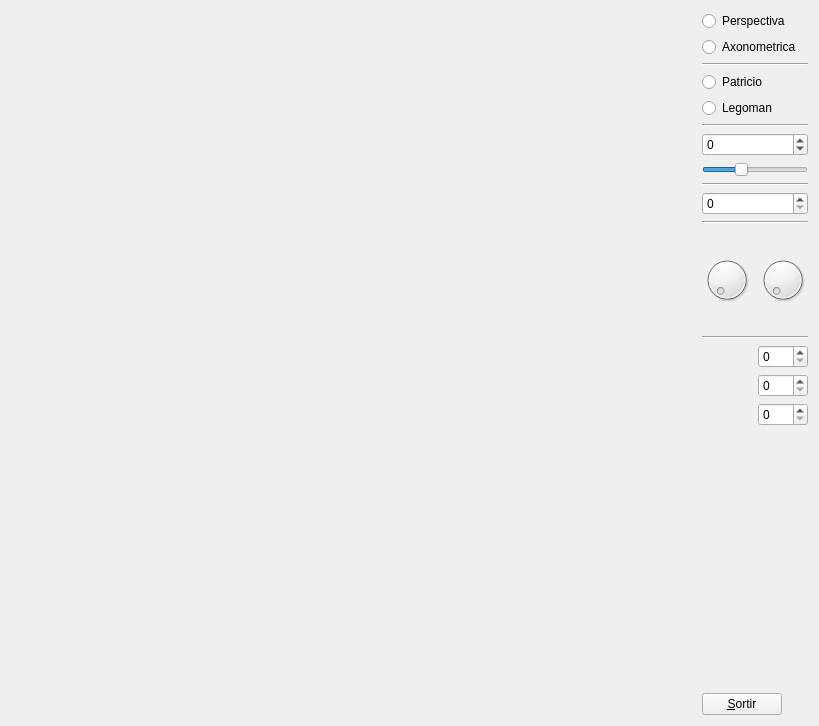
<?xml version="1.0" encoding="UTF-8"?>
<ui version="4.0">
 <class>MyForm</class>
 <widget class="QWidget" name="MyForm">
  <property name="geometry">
   <rect>
    <x>0</x>
    <y>0</y>
    <width>819</width>
    <height>726</height>
   </rect>
  </property>
  <property name="windowTitle">
   <string>Form</string>
  </property>
  <layout class="QHBoxLayout" name="horizontalLayout">
   <item>
    <widget class="MyGLWidget" name="widget" native="true">
     <property name="sizePolicy">
      <sizepolicy hsizetype="Expanding" vsizetype="Expanding">
       <horstretch>0</horstretch>
       <verstretch>0</verstretch>
      </sizepolicy>
     </property>
    </widget>
   </item>
   <item>
    <layout class="QVBoxLayout" name="verticalLayout">
     <item>
      <widget class="QRadioButton" name="radioButton">
       <property name="text">
        <string>Perspectiva</string>
       </property>
      </widget>
     </item>
     <item>
      <widget class="QRadioButton" name="radioButton_2">
       <property name="text">
        <string>Axonometrica</string>
       </property>
      </widget>
     </item>
     <item>
      <widget class="Line" name="line">
       <property name="orientation">
        <enum>Qt::Horizontal</enum>
       </property>
      </widget>
     </item>
     <item>
      <widget class="QRadioButton" name="radioButton_3">
       <property name="text">
        <string>Patricio</string>
       </property>
      </widget>
     </item>
     <item>
      <widget class="QRadioButton" name="radioButton_4">
       <property name="text">
        <string>Legoman</string>
       </property>
      </widget>
     </item>
     <item>
      <widget class="Line" name="line_2">
       <property name="orientation">
        <enum>Qt::Horizontal</enum>
       </property>
      </widget>
     </item>
     <item>
      <widget class="QSpinBox" name="spinBox">
       <property name="minimum">
        <number>-7</number>
       </property>
       <property name="maximum">
        <number>13</number>
       </property>
      </widget>
     </item>
     <item>
      <widget class="QSlider" name="horizontalSlider">
       <property name="sizePolicy">
        <sizepolicy hsizetype="Preferred" vsizetype="Preferred">
         <horstretch>0</horstretch>
         <verstretch>0</verstretch>
        </sizepolicy>
       </property>
       <property name="minimum">
        <number>-7</number>
       </property>
       <property name="maximum">
        <number>13</number>
       </property>
       <property name="orientation">
        <enum>Qt::Horizontal</enum>
       </property>
      </widget>
     </item>
     <item>
      <widget class="Line" name="line_3">
       <property name="orientation">
        <enum>Qt::Horizontal</enum>
       </property>
      </widget>
     </item>
     <item>
      <widget class="QSpinBox" name="spinBox_2"/>
     </item>
     <item>
      <widget class="Line" name="line_4">
       <property name="orientation">
        <enum>Qt::Horizontal</enum>
       </property>
      </widget>
     </item>
     <item>
      <layout class="QHBoxLayout" name="horizontalLayout_2">
       <item>
        <widget class="QDial" name="dial">
         <property name="maximum">
          <number>359</number>
         </property>
        </widget>
       </item>
       <item>
        <widget class="QDial" name="dial_2">
         <property name="maximum">
          <number>359</number>
         </property>
        </widget>
       </item>
      </layout>
     </item>
     <item>
      <widget class="Line" name="line_5">
       <property name="orientation">
        <enum>Qt::Horizontal</enum>
       </property>
      </widget>
     </item>
     <item>
      <layout class="QHBoxLayout" name="horizontalLayout_3">
       <item>
        <widget class="MyLabel" name="label">
         <property name="text">
          <string/>
         </property>
        </widget>
       </item>
       <item>
        <layout class="QVBoxLayout" name="verticalLayout_2">
         <item>
          <widget class="QSpinBox" name="spinBox_3">
           <property name="maximum">
            <number>255</number>
           </property>
          </widget>
         </item>
         <item>
          <widget class="QSpinBox" name="spinBox_4">
           <property name="maximum">
            <number>255</number>
           </property>
          </widget>
         </item>
         <item>
          <widget class="QSpinBox" name="spinBox_5">
           <property name="maximum">
            <number>255</number>
           </property>
          </widget>
         </item>
        </layout>
       </item>
      </layout>
     </item>
     <item>
      <spacer name="verticalSpacer">
       <property name="orientation">
        <enum>Qt::Vertical</enum>
       </property>
       <property name="sizeHint" stdset="0">
        <size>
         <width>20</width>
         <height>40</height>
        </size>
       </property>
      </spacer>
     </item>
     <item>
      <widget class="QPushButton" name="pushButton">
       <property name="sizePolicy">
        <sizepolicy hsizetype="Fixed" vsizetype="Fixed">
         <horstretch>0</horstretch>
         <verstretch>0</verstretch>
        </sizepolicy>
       </property>
       <property name="text">
        <string>&amp;Sortir</string>
       </property>
      </widget>
     </item>
    </layout>
   </item>
  </layout>
 </widget>
 <customwidgets>
  <customwidget>
   <class>MyGLWidget</class>
   <extends>QWidget</extends>
   <header>MyGLWidget.h</header>
   <container>1</container>
   <slots>
    <signal>angle1(int)</signal>
    <signal>angle2(int)</signal>
    <slot>camerapersp()</slot>
    <slot>cameraaxon()</slot>
    <slot>pat()</slot>
    <slot>lego()</slot>
    <slot>zoom(int)</slot>
    <slot>escala(int)</slot>
    <slot>anglex(int)</slot>
    <slot>angley(int)</slot>
    <slot>colorterra(int,int,int)</slot>
   </slots>
  </customwidget>
  <customwidget>
   <class>MyLabel</class>
   <extends>QLabel</extends>
   <header>MyLabel.h</header>
   <slots>
    <signal>color(int,int,int)</signal>
    <slot>vermell(int)</slot>
    <slot>blau(int)</slot>
    <slot>verd(int)</slot>
   </slots>
  </customwidget>
 </customwidgets>
 <resources/>
 <connections>
  <connection>
   <sender>pushButton</sender>
   <signal>clicked()</signal>
   <receiver>MyForm</receiver>
   <slot>close()</slot>
   <hints>
    <hint type="sourcelabel">
     <x>765</x>
     <y>720</y>
    </hint>
    <hint type="destinationlabel">
     <x>839</x>
     <y>529</y>
    </hint>
   </hints>
  </connection>
  <connection>
   <sender>radioButton</sender>
   <signal>clicked()</signal>
   <receiver>widget</receiver>
   <slot>camerapersp()</slot>
   <hints>
    <hint type="sourcelabel">
     <x>744</x>
     <y>22</y>
    </hint>
    <hint type="destinationlabel">
     <x>407</x>
     <y>38</y>
    </hint>
   </hints>
  </connection>
  <connection>
   <sender>radioButton_2</sender>
   <signal>clicked()</signal>
   <receiver>widget</receiver>
   <slot>cameraaxon()</slot>
   <hints>
    <hint type="sourcelabel">
     <x>750</x>
     <y>36</y>
    </hint>
    <hint type="destinationlabel">
     <x>407</x>
     <y>148</y>
    </hint>
   </hints>
  </connection>
  <connection>
   <sender>radioButton_3</sender>
   <signal>clicked()</signal>
   <receiver>widget</receiver>
   <slot>pat()</slot>
   <hints>
    <hint type="sourcelabel">
     <x>755</x>
     <y>72</y>
    </hint>
    <hint type="destinationlabel">
     <x>407</x>
     <y>77</y>
    </hint>
   </hints>
  </connection>
  <connection>
   <sender>radioButton_4</sender>
   <signal>clicked()</signal>
   <receiver>widget</receiver>
   <slot>lego()</slot>
   <hints>
    <hint type="sourcelabel">
     <x>730</x>
     <y>103</y>
    </hint>
    <hint type="destinationlabel">
     <x>407</x>
     <y>137</y>
    </hint>
   </hints>
  </connection>
  <connection>
   <sender>horizontalSlider</sender>
   <signal>valueChanged(int)</signal>
   <receiver>spinBox</receiver>
   <slot>setValue(int)</slot>
   <hints>
    <hint type="sourcelabel">
     <x>797</x>
     <y>155</y>
    </hint>
    <hint type="destinationlabel">
     <x>794</x>
     <y>121</y>
    </hint>
   </hints>
  </connection>
  <connection>
   <sender>spinBox</sender>
   <signal>valueChanged(int)</signal>
   <receiver>horizontalSlider</receiver>
   <slot>setValue(int)</slot>
   <hints>
    <hint type="sourcelabel">
     <x>813</x>
     <y>140</y>
    </hint>
    <hint type="destinationlabel">
     <x>813</x>
     <y>167</y>
    </hint>
   </hints>
  </connection>
  <connection>
   <sender>horizontalSlider</sender>
   <signal>valueChanged(int)</signal>
   <receiver>widget</receiver>
   <slot>zoom(int)</slot>
   <hints>
    <hint type="sourcelabel">
     <x>813</x>
     <y>167</y>
    </hint>
    <hint type="destinationlabel">
     <x>332</x>
     <y>200</y>
    </hint>
   </hints>
  </connection>
  <connection>
   <sender>spinBox_2</sender>
   <signal>valueChanged(int)</signal>
   <receiver>widget</receiver>
   <slot>escala(int)</slot>
   <hints>
    <hint type="sourcelabel">
     <x>757</x>
     <y>193</y>
    </hint>
    <hint type="destinationlabel">
     <x>460</x>
     <y>298</y>
    </hint>
   </hints>
  </connection>
  <connection>
   <sender>widget</sender>
   <signal>angle1(int)</signal>
   <receiver>dial</receiver>
   <slot>setValue(int)</slot>
   <hints>
    <hint type="sourcelabel">
     <x>591</x>
     <y>370</y>
    </hint>
    <hint type="destinationlabel">
     <x>738</x>
     <y>271</y>
    </hint>
   </hints>
  </connection>
  <connection>
   <sender>widget</sender>
   <signal>angle2(int)</signal>
   <receiver>dial_2</receiver>
   <slot>setValue(int)</slot>
   <hints>
    <hint type="sourcelabel">
     <x>645</x>
     <y>492</y>
    </hint>
    <hint type="destinationlabel">
     <x>797</x>
     <y>300</y>
    </hint>
   </hints>
  </connection>
  <connection>
   <sender>dial</sender>
   <signal>valueChanged(int)</signal>
   <receiver>widget</receiver>
   <slot>anglex(int)</slot>
   <hints>
    <hint type="sourcelabel">
     <x>729</x>
     <y>300</y>
    </hint>
    <hint type="destinationlabel">
     <x>682</x>
     <y>327</y>
    </hint>
   </hints>
  </connection>
  <connection>
   <sender>dial_2</sender>
   <signal>valueChanged(int)</signal>
   <receiver>widget</receiver>
   <slot>angley(int)</slot>
   <hints>
    <hint type="sourcelabel">
     <x>775</x>
     <y>307</y>
    </hint>
    <hint type="destinationlabel">
     <x>679</x>
     <y>428</y>
    </hint>
   </hints>
  </connection>
  <connection>
   <sender>spinBox_3</sender>
   <signal>valueChanged(int)</signal>
   <receiver>label</receiver>
   <slot>vermell(int)</slot>
   <hints>
    <hint type="sourcelabel">
     <x>771</x>
     <y>334</y>
    </hint>
    <hint type="destinationlabel">
     <x>736</x>
     <y>343</y>
    </hint>
   </hints>
  </connection>
  <connection>
   <sender>spinBox_4</sender>
   <signal>valueChanged(int)</signal>
   <receiver>label</receiver>
   <slot>verd(int)</slot>
   <hints>
    <hint type="sourcelabel">
     <x>780</x>
     <y>368</y>
    </hint>
    <hint type="destinationlabel">
     <x>720</x>
     <y>375</y>
    </hint>
   </hints>
  </connection>
  <connection>
   <sender>spinBox_5</sender>
   <signal>valueChanged(int)</signal>
   <receiver>label</receiver>
   <slot>blau(int)</slot>
   <hints>
    <hint type="sourcelabel">
     <x>770</x>
     <y>386</y>
    </hint>
    <hint type="destinationlabel">
     <x>736</x>
     <y>396</y>
    </hint>
   </hints>
  </connection>
  <connection>
   <sender>label</sender>
   <signal>color(int,int,int)</signal>
   <receiver>widget</receiver>
   <slot>colorterra(int,int,int)</slot>
   <hints>
    <hint type="sourcelabel">
     <x>727</x>
     <y>367</y>
    </hint>
    <hint type="destinationlabel">
     <x>458</x>
     <y>356</y>
    </hint>
   </hints>
  </connection>
 </connections>
</ui>
